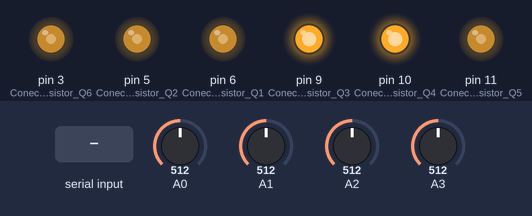
Bench run of a sketch on a simulated Arduino Uno, built with avr-gcc and run on an emulated ATmega328P. Shown: output pins drawn as LEDs (lit = HIGH). The inputs (shaded band) are chosen by the test bench; at power-on: A0 = 512, A1 = 512, A2 = 512, A3 = 512. What the sketch prints to the serial monitor is not drawn.

Above: at 1.2 s.
1.3 s: "v90\n" received over Serial
At 2.2 s:
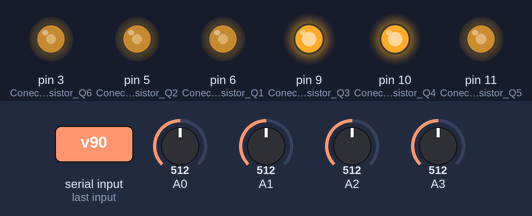
5.8 s: "v,45\n" received over Serial
At 6.8 s:
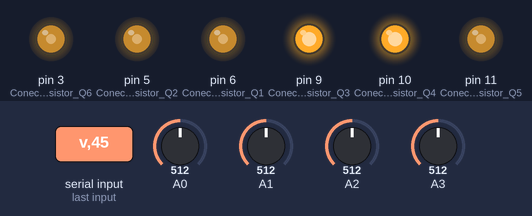
Timing chart, 0 to 8.8 s (numbered marks = the images above; inputs shaded):
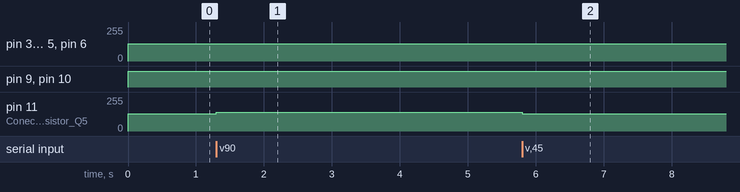

Measured:
- after the input at 1.3 s, pin 11 (Conectado_a_transistor_Q5): 128/255 → 140/255 at once
- after the input at 5.8 s, pin 11 (Conectado_a_transistor_Q5): 140/255 → 128/255 at once

The sketch:

PWMgeneration.ino
```cpp
//#include <TimerOne.h>


int incomingByte = 0;
int i1 = 0, i2 = 0, i3 = 0;
int pb=0, qb=0, pd=0, qd=0;
int flag=0;
//int i3 = 0, vl = 0;
const int ledPin =  LED_BUILTIN;
char aa, tramRasp[9],tramRasp2[9];
String a,b, spm, sqm, svl, sv2, sv3, ssoc;
//String si3;
int pm, qm, vl, v2, v3,vl2, soc;

//volatile boolean pinra = false;
bool pinra=false;
bool bi1 = false, bi2 = false,bi3 = false, bi4 = false;
int cont=0;
char frst, scnd, thrd, frth;
int sensor0;
int sensor1;
int sensor2;
int sensor3;


int dutycycle_156 [625] = {128, 129, 130, 130, 131, 132, 133, 134, 135, 135, 136, 137, 138, 139, 139, 140, 141, 142, 143, 144, 144, 145, 146, 147, 148, 148, 149, 150, 151,
                           152, 153, 153, 154, 155, 156, 157, 157, 158, 159, 160, 161, 162, 162, 163, 164, 165, 166, 167, 167, 168, 169, 170, 171, 171, 172, 173, 174, 175,
                           176, 176, 177, 178, 179, 180, 180, 181, 182, 183, 184, 185, 185, 186, 187, 188, 189, 189, 190, 191, 192, 193, 194, 194, 195, 196, 197, 198, 198,
                           199, 200, 201, 202, 203, 203, 204, 205, 206, 207, 207, 208, 209, 210, 211, 212, 212, 213, 214, 215, 216, 216, 217, 218, 219, 220, 221, 221, 222,
                           223, 224, 225, 225, 226, 227, 228, 229, 230, 230, 231, 232, 233, 234, 234, 235, 236, 237, 238, 239, 239, 240, 241, 242, 243, 244, 244, 245, 246,
                           247, 248, 248, 249, 250, 251, 252, 253, 253, 254, 255, 255, 255, 254, 253, 253, 252, 251, 250, 249, 248, 248, 247, 246, 245, 244, 244, 243, 242,
                           241, 240, 239, 239, 238, 237, 236, 235, 234, 234, 233, 232, 231, 230, 230, 229, 228, 227, 226, 225, 225, 224, 223, 222, 221, 221, 220, 219, 218,
                           217, 216, 216, 215, 214, 213, 212, 212, 211, 210, 209, 208, 207, 207, 206, 205, 204, 203, 203, 202, 201, 200, 199, 198, 198, 197, 196, 195, 194,
                           194, 193, 192, 191, 190, 189, 189, 188, 187, 186, 185, 185, 184, 183, 182, 181, 180, 180, 179, 178, 177, 176, 176, 175, 174, 173, 172, 171, 171,
                           170, 169, 168, 167, 167, 166, 165, 164, 163, 162, 162, 161, 160, 159, 158, 157, 157, 156, 155, 154, 153, 153, 152, 151, 150, 149, 148, 148, 147,
                           146, 145, 144, 144, 143, 142, 141, 140, 139, 139, 138, 137, 136, 135, 135, 134, 133, 132, 131, 130, 130, 129, 128, 127, 126, 126, 125, 124, 123,
                           122, 121, 121, 120, 119, 118, 117, 117, 116, 115, 114, 113, 112, 112, 111, 110, 109, 108, 108, 107, 106, 105, 104, 103, 103, 102, 101, 100, 99,
                            99, 98, 97, 96, 95, 94, 94, 93, 92, 91, 90, 89, 89, 88, 87, 86, 85, 85, 84, 83, 82, 81, 80, 80, 79, 78, 77, 76, 76, 75, 74, 73, 72, 71, 71, 70,
                            69, 68, 67, 67, 66, 65, 64, 63, 62, 62, 61, 60, 59, 58, 58, 57, 56, 55, 54, 53, 53, 52, 51, 50, 49, 49, 48, 47, 46, 45, 44, 44, 43, 42, 41, 40,
                            40, 39, 38, 37, 36, 35, 35, 34, 33, 32, 31, 31, 30, 29, 28, 27, 26, 26, 25, 24, 23, 22, 22, 21, 20, 19, 18, 17, 17, 16, 15, 14, 13, 12, 12, 11,
                            10, 9, 8, 8, 7, 6, 5, 4, 3, 3, 2, 1, 1, 1, 2, 3, 3, 4, 5, 6, 7, 8, 8, 9, 10, 11, 12, 12, 13, 14, 15, 16, 17, 17, 18, 19, 20, 21, 22, 22, 23, 24,
                            25, 26, 26, 27, 28, 29, 30, 31, 31, 32, 33, 34, 35, 35, 36, 37, 38, 39, 40, 40, 41, 42, 43, 44, 44, 45, 46, 47, 48, 49, 49, 50, 51, 52, 53, 53,
                            54, 55, 56, 57, 58, 58, 59, 60, 61, 62, 62, 63, 64, 65, 66, 67, 67, 68, 69, 70, 71, 71, 72, 73, 74, 75, 76, 76, 77, 78, 79, 80, 80, 81, 82, 83,
                            84, 85, 85, 86, 87, 88, 89, 89, 90, 91, 92, 93, 94, 94, 95, 96, 97, 98, 99, 99, 100, 101, 102, 103, 103, 104, 105, 106, 107, 108, 108, 109, 110,
                           111, 112, 112, 113, 114, 115, 116, 117, 117, 118, 119, 120, 121, 121, 122, 123, 124, 125, 126, 126, 127, 128};


int puntero_sin0   = 157;    // Usada para moverse por los valores de la tabla. Su máximo será 625. Representa la señal senoidal sin desfase. Apunta a DC = 255.
int puntero_sin120 = 547;    // Usada para moverse por los valores de la tabla. Su máximo será 625. Representa la señal senoidal con desfase = 120. Apunta a DC = 64.
int puntero_sin240 = 391;    // Usada para moverse por los valores de la tabla. Su máximo será 625. Representa la señal senoidal con desfase = 240. Apunta a DC = 64.

  /* Ahora se llevará acabo la configuración de los timers de la placa arduino, ya que se requiere la modificación de estos
     para la correcta generación de las señales PWM. Los registros de control serán modificados mediante hexadecimal. */

void setup() {

  // Configuramos los pines de PWM como salidas

  Serial.begin(115200);
  pinMode (3, OUTPUT);  // Conectado a transistor Q6. Par transistores para senoidal con fase 240
  pinMode (5, OUTPUT);  // Conectado a transistor Q2. Par transistores para senoidal con fase 0
  pinMode (6, OUTPUT);  // Conectado a transistor Q1. Par transistores para senoidal con fase 0
  pinMode (9, OUTPUT);  // Conectado a transistor Q3. Par transistores para senoidal con fase 120
  pinMode (10, OUTPUT); // Conectado a transistor Q4. Par transistores para senoidal con fase 120
  pinMode (11, OUTPUT); // Conectado a transistor Q5. Par transistores para senoidal con fase 240

  // Configuramos los timers mediante los registros de control.

  TCCR0A = 0xA1; // Habilitamos las dos salidas en modo Phase-correct - 8 bits. Pre-escaler = 1. Salidas no invertidas.
  TCCR0B = 0xC1;
  TCCR1A = 0xA1; // Habilitamos las dos salidas en modo Phase-correct - 8 bits. Pre-escaler = 1. Salidas no invertidas.
  TCCR1B = 0xC1;
  TCCR2A = 0xA1; // Habilitamos las dos salidas en modo Phase-correct - 8 bits. Pre-escaler = 1. Salidas no invertidas.
  TCCR2B = 0xC1;
}

void sendToRasp() {
  memset(tramRasp,0,sizeof(tramRasp));
      //sprintf(tramRasp, "f%07de",i1);
      Serial.print('f');
      Serial.print(sensor0);
      Serial.print(',');
      Serial.print(sensor1);
      Serial.print(',');
      Serial.print(sensor2);
      Serial.print(',');
      Serial.print(sensor3);
      Serial.println('e');
      Serial.flush();
}

//void receiveRaspData() {//v0001500w0002000z0002500\n
//  memset(&aa,0,sizeof(aa));
//  while (Serial.available() > 0) {
//    aa = Serial.read();
//    a += aa;
//    if (aa == '\n') {
//      frst = a.charAt(0);
//      if (frst == 'v') {
//        flag=1;
//        svl= a.substring(1, 8);
//        vl = svl.toInt();
//        a = "";
//      }
//      Serial.flush();
//      a = "";
//    }
//  }
//}

void receiveRaspData() {
  memset(&aa,0,sizeof(aa));
  while (Serial.available() > 0) {
    aa = Serial.read();
    a += aa;
    if (aa == '\n') {
      frst = a.charAt(0);
      frth = a.charAt(16);
      scnd = a.charAt(8);
      if (frst == 'v') {
        flag=1;
        svl= a.substring(1, 8);
        vl = svl.toInt();
        //a = "";
      }
      if (scnd == 'w') {
        flag=1;
        sv2= a.substring(9, 16);
        v2 = sv2.toInt();
        //a = "";
      }

      if (frth == 'z') {
        flag=1;
        sv3= a.substring(17, 24);
        v3 = sv3.toInt();
        //a = "";
      }
      Serial.flush();
      a = "";
    }
  }
}

void loop() {
  sensor0 = analogRead(A0);
  sensor1 = analogRead(A1);
  sensor2 = analogRead(A2);
  sensor3 = analogRead(A3);

  // Programa principal, se usarán directamente los registros de comparación porque es más rápido que usar las funciones propias de arduino.
  sendToRasp();
  receiveRaspData();
  //Serial.println(vl);
  i1 = int((((int(vl)-1000)*0.128)));
  i2 = int((((int(v2)-1000)*0.128)));
  i3 = int((((int(v3)-1000)*0.128)));
  //Serial.println(vl);
  OCR0A = i2;    // Registro de comparación para pin A del timer 0. Genera la PWM para Q1.

  /* Este es un retardo de 4.875 us utilizado para crear un tiempo muerto entre pares de transistores y evitar cortocircuitos en los mismos.
     Demostración: (1+1+(1+2)*25+1)/16000000 = 4.875 us*/

//  asm volatile (
//        "clr r16 \n"       // 1 ciclo de reloj.
//        "ldi r16, 0x14 \n" // 1 ciclo de reloj. 26 vueltas cargadas.
//        "1: dec r16 \n"    // 1 ciclo de reloj
//        "brne 1b  \n"      // 2 ciclos de reloj para retornar y 1 para salir
//      );

   OCR0B = i2;    // Registro de comparación para pin B del timer 0. Genera la PWM para Q2.
   OCR1A = i2;  // Registro de comparación para pin A del timer 1. Genera la PWM para Q3.

  // Retardo 4.875 us.

//   asm volatile (
//      "clr r16 \n"       // 1 ciclo de reloj.
//      "ldi r16, 0x14 \n" // 1 ciclo de reloj. 26 vueltas cargadas.
//      "1: dec r16 \n"    // 1 ciclo de reloj
//      "brne 1b  \n"      // 2 ciclos de reloj para retornar y 1 para salir
//    );

   OCR1B = i3;  // Pin B del timer 1. Genera la PWM para Q4

   OCR2A = i1;//puntero_sin240;  // Pin A del timer 2. Genera la PWM para Q5


   // Retardo 4.875 us.

//   asm volatile (
//      "clr r16 \n"       // 1 ciclo de reloj
//      "ldi r16, 0x14 \n" // 1 ciclo de reloj. 26 vueltas cargadas.
//      "1: dec r16 \n"    // 1 ciclo de reloj
//      "brne 1b  \n"      // 2 ciclos de reloj para retornar y 1 para salir
//    );

    OCR2B = i2;  // Registro de comparación para pin B del timer 2. Genera la PWM para Q6

  /////-------------------Falta el retardo de 32 us---------------------------------------/////

  // Ahora establecemos las condiciones para moverse por la tabla de valores y volver al comienzo una vez completado un período de señal.

//    if ( puntero_sin0++ < 625 )   { puntero_sin0++; }   else { puntero_sin0 = 0; }   // Si no se ha llegado al final de la tabla, avanza. Si se ha llegado, vuelve a 0.
//    if ( puntero_sin120++ < 625 ) { puntero_sin120++; } else { puntero_sin120 = 0; } // Si no se ha llegado al final de la tabla, avanza. Si se ha llegado, vuelve a 0.
//    if ( puntero_sin240++ < 625 ) { puntero_sin240++; } else { puntero_sin240 = 0; } // Si no se ha llegado al final de la tabla, avanza. Si se ha llegado, vuelve a 0.

}
```
